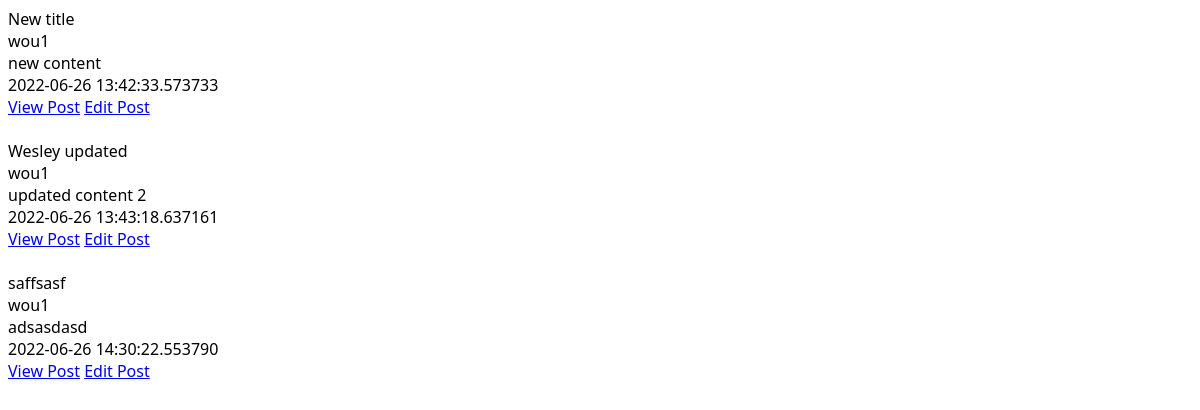
Page /posts on the earlier database version.
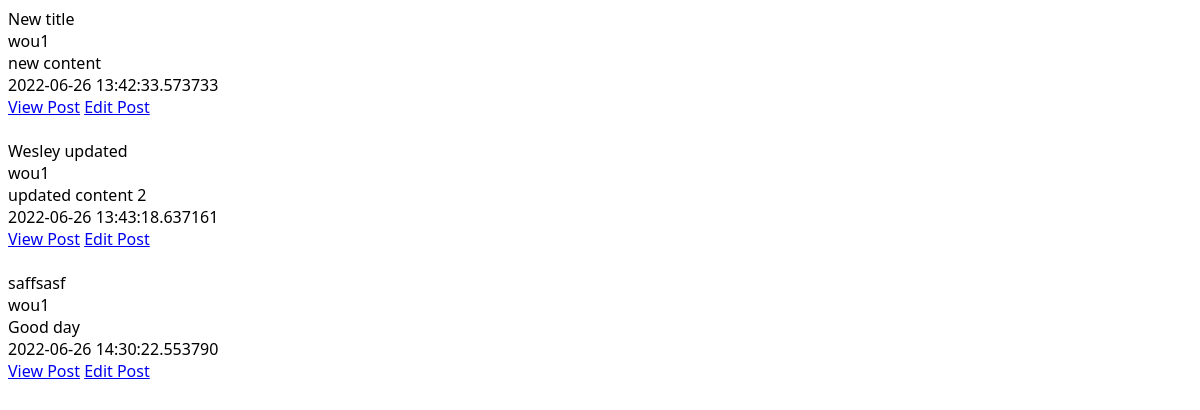
Same page on the later database version.
### models.py (models this page shows)
class Post(db.Model):
    id = db.Column(db.Integer, primary_key=True)
    title = db.Column(db.String(100))
    content = db.Column(db.Text)
    author = db.Column(db.String(100)) #needs connec to user
    date_posted = db.Column(db.DateTime, default=datetime.utcnow)
    slug = db.Column(db.String(256))

### app.py (the view)
@app.route('/posts')
def posts():
    posts = Post.query.order_by(Post.date_posted)
    return render_template("posts.html", posts=posts)

### templates/posts.html (shortened to what this page needs)
<!DOCTYPE html>
<html lang="en">
<head>
</head>
<link rel="stylesheet" href="/static/style.css">
<body>
{% for post in posts %}
    {{ post.title }}<br>
    {{ post.author }}<br>
    {{ post.content }}<br>
    {{ post.date_posted }}<br>
    <a href="{{ url_for('post', id=post.id) }}">View Post</a>
    <a href="{{ url_for('edit_post', id=post.id) }}">Edit Post</a>
    <br><br>
{% endfor %}
</body>
</html>

### static/style.css (style rules this page uses)
* { font-family: Segoe UI; }

Differences in the rows shown:
changed Post "saffsasf": content "adsasdasd" → "Good day"
